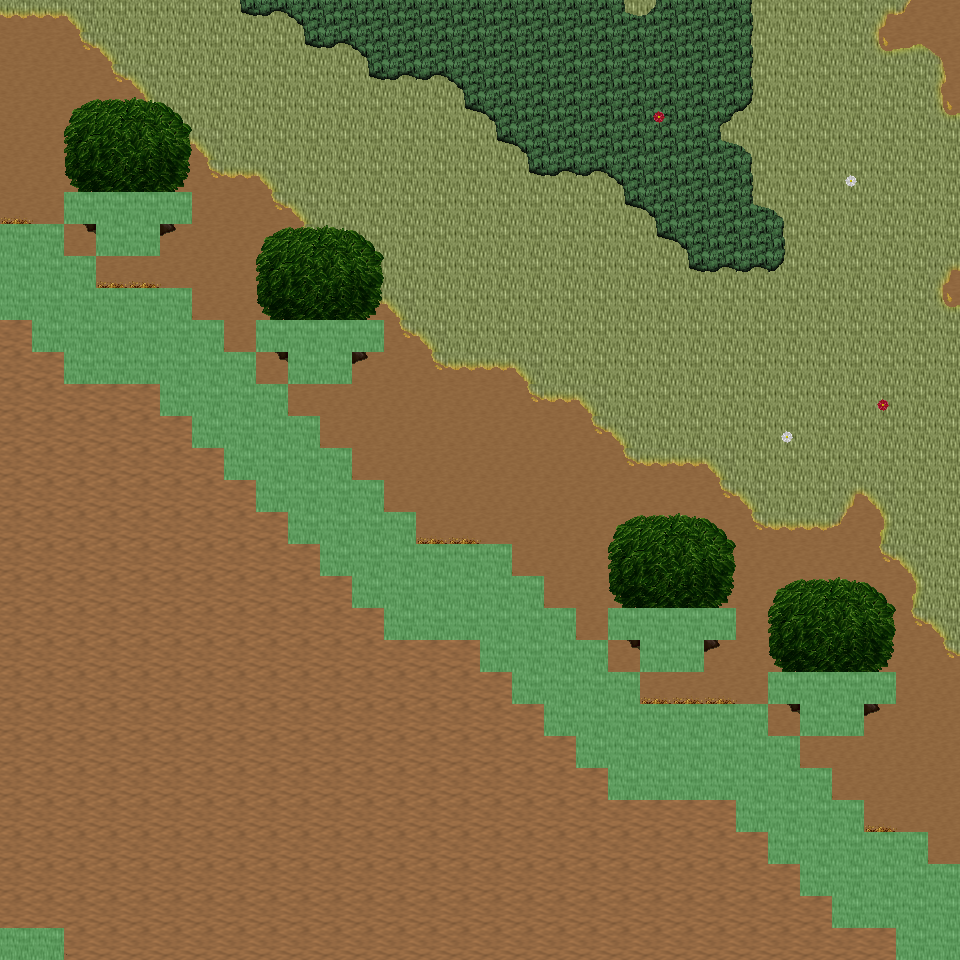

A 2D game scene composited from a Tiled map and its tileset images. What follows is a short description and the map's XML, with each tile layer's data collapsed to a summary:
An orthogonal 30x30 tile map with 32x32 px tiles, 6 tile layers (Ground, Object, Object2, Above, ...), 45 tilesets and 3 objects (3x mapExit).

<map version="1.0" orientation="orthogonal" renderorder="right-down" width="30" height="30" tilewidth="32" tileheight="32" nextobjectid="4">
  <tileset firstgid="1" name="tileset_ground_ground" tilewidth="32" tileheight="32" tilecount="33" columns="3">
    <image source="../drawable/tileset_ground_ground.png" width="96" height="352" />
  </tileset>
  <tileset firstgid="34" name="tileset_ground_ridge_earth_dark" tilewidth="32" tileheight="32" tilecount="96" columns="12">
    <image source="../drawable/tileset_ground_ridge_earth_dark.png" width="384" height="256" />
  </tileset>
  <tileset firstgid="130" name="tileset_plant_grasses" tilewidth="32" tileheight="32" tilecount="6" columns="3">
    <image source="../drawable/tileset_plant_grasses.png" width="96" height="64" />
  </tileset>
  <tileset firstgid="136" name="tileset_ground_ladder_vertical_dark" tilewidth="32" tileheight="32" tilecount="3" columns="3">
    <image source="../drawable/tileset_ground_ladder_vertical_dark.png" width="96" height="32" />
  </tileset>
  <tileset firstgid="139" name="tileset_logic_collision" tilewidth="32" tileheight="32" tilecount="1" columns="1">
    <image source="../drawable/tileset_logic_collision.png" width="32" height="32" />
  </tileset>
  <tileset firstgid="140" name="tileset_ground_grass_corners" tilewidth="32" tileheight="32" tilecount="24" columns="6">
    <image source="../drawable/tileset_ground_grass_corners.png" width="192" height="128" />
  </tileset>
  <tileset firstgid="164" name="tileset_ground_earth_edges" tilewidth="32" tileheight="32" tilecount="18" columns="6">
    <image source="../drawable/tileset_ground_earth_edges.png" width="192" height="96" />
  </tileset>
  <tileset firstgid="182" name="tileset_plant_bush_bushes" tilewidth="32" tileheight="32" tilecount="10" columns="5">
    <image source="../drawable/tileset_plant_bush_bushes.png" width="160" height="64" />
  </tileset>
  <tileset firstgid="192" name="tileset_plant_tree_tree_darkgreen" tilewidth="32" tileheight="32" tilecount="88" columns="8">
    <image source="../drawable/tileset_plant_tree_tree_darkgreen.png" width="256" height="352" />
  </tileset>
  <tileset firstgid="280" name="tileset_ground_rock_pebbles" tilewidth="32" tileheight="32" tilecount="3" columns="1">
    <image source="../drawable/tileset_ground_rock_pebbles.png" width="32" height="96" />
  </tileset>
  <tileset firstgid="283" name="tileset_furniture_sink_jacuzzi_dark_side_on" tilewidth="32" tileheight="32" tilecount="36" columns="3">
    <image source="../drawable/tileset_furniture_sink_jacuzzi_dark_side_on.png" width="96" height="384" />
  </tileset>
  <tileset firstgid="319" name="tileset_furniture_chair_bench_iron_extensible" tilewidth="32" tileheight="32" tilecount="16" columns="4">
    <image source="../drawable/tileset_furniture_chair_bench_iron_extensible.png" width="128" height="128" />
  </tileset>
  <tileset firstgid="335" name="tileset_plant_flower_daisy_blue" tilewidth="32" tileheight="32" tilecount="8" columns="2">
    <image source="../drawable/tileset_plant_flower_daisy_blue.png" width="64" height="128" />
  </tileset>
  <tileset firstgid="343" name="tileset_plant_flower_daisy_red" tilewidth="32" tileheight="32" tilecount="8" columns="2">
    <image source="../drawable/tileset_plant_flower_daisy_red.png" width="64" height="128" />
  </tileset>
  <tileset firstgid="351" name="tileset_plant_flower_daisy_white" tilewidth="32" tileheight="32" tilecount="8" columns="2">
    <image source="../drawable/tileset_plant_flower_daisy_white.png" width="64" height="128" />
  </tileset>
  <tileset firstgid="359" name="tileset_plant_flower_daisy_yellow" tilewidth="32" tileheight="32" tilecount="8" columns="2">
    <image source="../drawable/tileset_plant_flower_daisy_yellow.png" width="64" height="128" />
  </tileset>
  <tileset firstgid="367" name="tileset_plant_bush_hedge" tilewidth="32" tileheight="32" tilecount="35" columns="5">
    <image source="../drawable/tileset_plant_bush_hedge.png" width="160" height="224" />
  </tileset>
  <tileset firstgid="402" name="tileset_plant_tree_evergreen" tilewidth="32" tileheight="32" tilecount="36" columns="3">
    <image source="../drawable/tileset_plant_tree_evergreen.png" width="96" height="384" />
  </tileset>
  <tileset firstgid="438" name="tileset_furniture_light_iron_lamp" tilewidth="32" tileheight="32" tilecount="3" columns="1">
    <image source="../drawable/tileset_furniture_light_iron_lamp.png" width="32" height="96" />
  </tileset>
  <tileset firstgid="441" name="tileset_furniture_light_flames" tilewidth="32" tileheight="32" tilecount="6" columns="6">
    <image source="../drawable/tileset_furniture_light_flames.png" width="192" height="32" />
  </tileset>
  <tileset firstgid="447" name="tileset_item_statue_girl_with_bird" tilewidth="32" tileheight="32" tilecount="12" columns="4">
    <image source="../drawable/tileset_item_statue_girl_with_bird.png" width="128" height="96" />
  </tileset>
  <tileset firstgid="459" name="tileset_object_birds" tilewidth="32" tileheight="32" tilecount="4" columns="2">
    <image source="../drawable/tileset_object_birds.png" width="64" height="64" />
  </tileset>
  <tileset firstgid="463" name="tileset_logic_protection" tilewidth="32" tileheight="32" tilecount="2" columns="2">
    <image source="../drawable/tileset_logic_protection.png" width="64" height="32" />
  </tileset>
  <tileset firstgid="465" name="tileset_plant_tree_spruce" tilewidth="32" tileheight="32" tilecount="6" columns="2">
    <image source="../drawable/tileset_plant_tree_spruce.png" width="64" height="96" />
  </tileset>
  <tileset firstgid="471" name="tileset_plant_tree_taller_trees" tilewidth="32" tileheight="32" tilecount="32" columns="8">
    <image source="../drawable/tileset_plant_tree_taller_trees.png" width="256" height="128" />
  </tileset>
  <tileset firstgid="503" name="tileset_plant_stump_hollow_logs" tilewidth="32" tileheight="32" tilecount="6" columns="3">
    <image source="../drawable/tileset_plant_stump_hollow_logs.png" width="96" height="64" />
  </tileset>
  <tileset firstgid="509" name="tileset_plant_stump_small_stump" tilewidth="32" tileheight="32" tilecount="4" columns="2">
    <image source="../drawable/tileset_plant_stump_small_stump.png" width="64" height="64" />
  </tileset>
  <tileset firstgid="513" name="tileset_ground_grass_2" tilewidth="32" tileheight="32" tilecount="21" columns="3">
    <image source="../drawable/tileset_ground_grass_2.png" width="96" height="224" />
  </tileset>
  <tileset firstgid="534" name="tileset_ground_water_waterfall" tilewidth="32" tileheight="32" tilecount="120" columns="8">
    <image source="../drawable/tileset_ground_water_waterfall.png" width="256" height="480" />
  </tileset>
  <tileset firstgid="654" name="tileset_ground_water_pool_corners" tilewidth="32" tileheight="32" tilecount="72" columns="3">
    <image source="../drawable/tileset_ground_water_pool_corners.png" width="96" height="768" />
  </tileset>
  <tileset firstgid="726" name="tileset_ground_water_pool" tilewidth="32" tileheight="32" tilecount="72" columns="3">
    <image source="../drawable/tileset_ground_water_pool.png" width="96" height="768" />
  </tileset>
  <tileset firstgid="798" name="tileset_plant_vine" tilewidth="32" tileheight="32" tilecount="3" columns="1">
    <image source="../drawable/tileset_plant_vine.png" width="32" height="96" />
  </tileset>
  <tileset firstgid="801" name="tileset_logic_item_fruits" tilewidth="32" tileheight="32" tilecount="16" columns="8">
    <image source="../drawable/tileset_logic_item_fruits.png" width="256" height="64" />
  </tileset>
  <tileset firstgid="817" name="tileset_ground_dry_grass" tilewidth="32" tileheight="32" tilecount="54" columns="9">
    <image source="../drawable/tileset_ground_dry_grass.png" width="288" height="192" />
  </tileset>
  <tileset firstgid="871" name="tileset_light_dim_light_5x5" tilewidth="32" tileheight="32" tilecount="25" columns="5">
    <image source="../drawable/tileset_light_dim_light_5x5.png" width="160" height="160" />
  </tileset>
  <tileset firstgid="896" name="tileset_building_chimney_smoke" tilewidth="32" tileheight="32" tilecount="40" columns="4">
    <image source="../drawable/tileset_building_chimney_smoke.png" width="128" height="320" />
  </tileset>
  <tileset firstgid="936" name="tileset_logic_creature_hybrid" tilewidth="32" tileheight="32" tilecount="16" columns="8">
    <image source="../drawable/tileset_logic_creature_hybrid.png" width="256" height="64" />
  </tileset>
  <tileset firstgid="952" name="tileset_building_huts" tilewidth="32" tileheight="32" tilecount="338" columns="26">
    <image source="../drawable/tileset_building_huts.png" width="832" height="416" />
  </tileset>
  <tileset firstgid="1290" name="tileset_logic_portal" tilewidth="32" tileheight="32" tilecount="24" columns="8">
    <image source="../drawable/tileset_logic_portal.png" width="256" height="96" />
  </tileset>
  <tileset firstgid="1314" name="tileset_plant_bush_leafy" tilewidth="32" tileheight="32" tilecount="48" columns="8">
    <image source="../drawable/tileset_plant_bush_leafy.png" width="256" height="192" />
  </tileset>
  <tileset firstgid="1362" name="tileset_plant_bush_berried" tilewidth="32" tileheight="32" tilecount="60" columns="5">
    <image source="../drawable/tileset_plant_bush_berried.png" width="160" height="384" />
  </tileset>
  <tileset firstgid="1422" name="tileset_plant_bush_flowering" tilewidth="32" tileheight="32" tilecount="72" columns="8">
    <image source="../drawable/tileset_plant_bush_flowering.png" width="256" height="288" />
  </tileset>
  <tileset firstgid="1494" name="tileset_plant_bushes_and_trees" tilewidth="32" tileheight="32" tilecount="144" columns="16">
    <image source="../drawable/tileset_plant_bushes_and_trees.png" width="512" height="289" />
  </tileset>
  <tileset firstgid="1638" name="tileset_plant_bush_bush_pinks" tilewidth="32" tileheight="32" tilecount="4" columns="2">
    <image source="../drawable/tileset_plant_bush_bush_pinks.png" width="64" height="64" />
  </tileset>
  <tileset firstgid="1642" name="tileset_logic_creature_mutant" tilewidth="32" tileheight="32" tilecount="7" columns="7">
    <image source="../drawable/tileset_logic_creature_mutant.png" width="224" height="32" />
  </tileset>
  <layer name="Ground" width="30" height="30">
    <data>[900 cells, 900 non-empty, 4 distinct tile ids]</data>
  </layer>
  <layer name="Object" width="30" height="30">
    <data>[900 cells, 267 non-empty, 42 distinct tile ids]</data>
  </layer>
  <layer name="Object2" width="30" height="30">
    <data>[900 cells, 0 non-empty, 0 distinct tile ids]</data>
  </layer>
  <layer name="Above" width="30" height="30">
    <data>[900 cells, 40 non-empty, 10 distinct tile ids]</data>
  </layer>
  <layer name="Above2" width="30" height="30">
    <data>[900 cells, 16 non-empty, 4 distinct tile ids]</data>
  </layer>
  <layer name="Walkable" width="30" height="30">
    <data>[900 cells, 136 non-empty, 1 distinct tile ids]</data>
  </layer>
  <objectgroup name="MapEvents">
    <object id="1" name="north" type="mapExit" x="0" y="0" width="960" height="32">
      <properties>
        <property name="map" value="level_0_x102_y10" />
        <property name="x" value="0" />
        <property name="y" value="28" />
      </properties>
    </object>
    <object id="2" name="south" type="mapExit" x="64" y="928" width="832" height="32">
      <properties>
        <property name="map" value="level_0_x102_y12" />
        <property name="x" value="2" />
        <property name="y" value="1" />
      </properties>
    </object>
    <object id="3" name="east" type="mapExit" x="928" y="0" width="32" height="864">
      <properties>
        <property name="map" value="level_0_x103_y11" />
        <property name="x" value="1" />
        <property name="y" value="0" />
      </properties>
    </object>
  </objectgroup>
</map>
